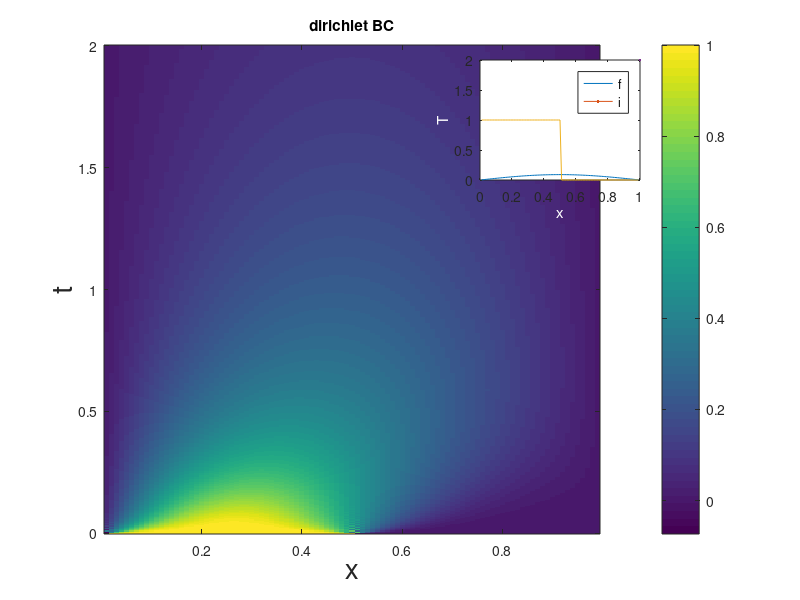
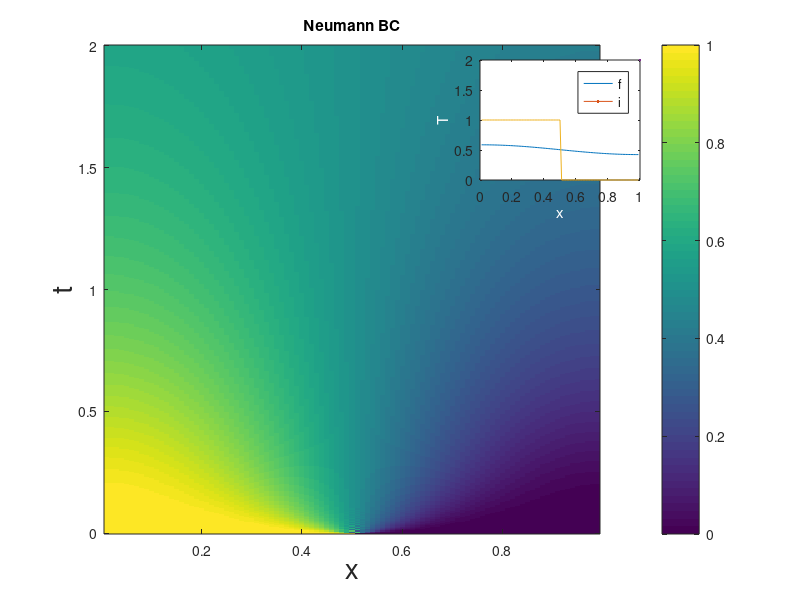
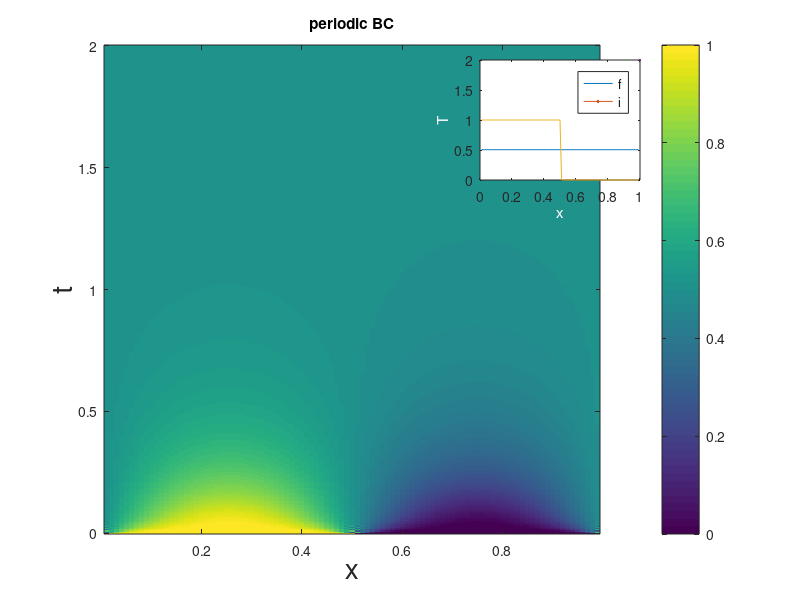
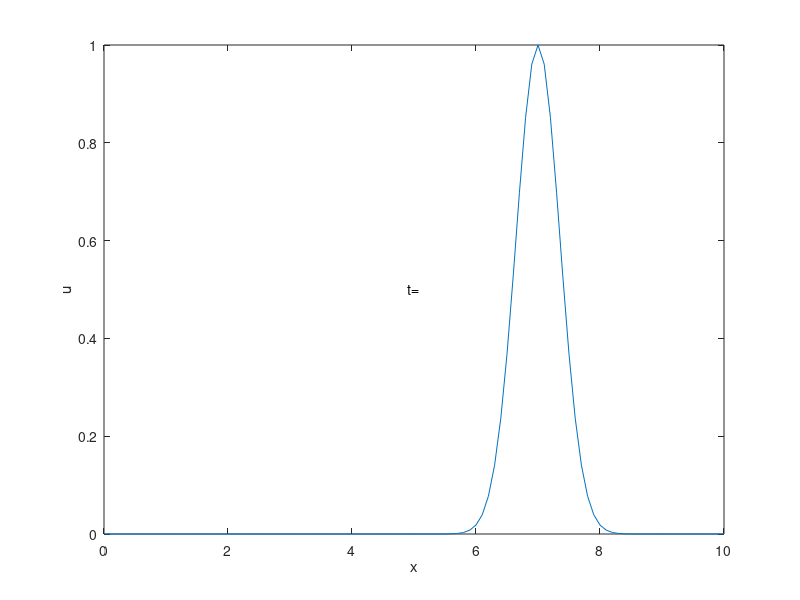

The MATLAB script that drew these images, in order: (Note: this script raises an error after producing the figures.)
%% PDE
clear all
clc
%% Crank Nicholson Example
%% Parameters
D=0.1;
dx=0.01;
dt=0.005;
alpha=D*dt/dx^2;
tmax=2;
L=1;
t=0:dt:tmax;
x=dx:dx:L-dx;
N=length(x);
T=length(t);
%% Set initial conditions
T0=zeros(N,1);
T0(1:round(N/2))=1;
T_D=nan(N,T);
T_D(:,1)=T0;
T_N=nan(N,T);
T_N(:,1)=T0;
T_P=nan(N,T);
T_P(:,1)=T0;
%% Create matrices
% Main diagonal for S
d=-2*ones(N,1);

% diagonals for dirichlet and periodic Boundary conditions a
d_DP_up=ones(N,1);
d_DP_down=ones(N,1);

% diagonals for Neumann Boundary conditions
d_N_up=[0;2;ones(N-2,1)];
d_N_down=[ones(N-2,1);2;0];

% Specify the S matrices
S_D=spdiags([d d_DP_up d_DP_down],[0 1 -1],N,N);
S_N=spdiags([d d_N_up d_N_down],[0 1 -1],N,N);
S_P=spdiags([d d_DP_up d_DP_down],[0 1 -1],N,N);

% Set periodic Boundary conditions
S_P(end,1)=1;
S_P(1,end)=1;

% Specify the CN matrices
CN_D=sparse((eye(N)-0.5*alpha*S_D)\(eye(N)+0.5*alpha*S_D)); 
CN_N=sparse((eye(N)-0.5*alpha*S_N)\(eye(N)+0.5*alpha*S_N));
CN_P=sparse((eye(N)-0.5*alpha*S_P)\(eye(N)+0.5*alpha*S_P));
%% Solution
for i = 2:length(t)
    T_D(:,i)=CN_D*T_D(:,i-1);
    T_N(:,i)=CN_N*T_N(:,i-1);
    T_P(:,i)=CN_P*T_P(:,i-1);
end
%% Plots
close all
T_cell={T_D,T_N,T_P};
title_cell={'dirichlet BC','Neumann BC','periodic BC'};

% Plots
for i=1:numel(T_cell)
    figure;
    %imagesc(0:dx:1,t,T_cell{i}')
    imagesc(x,t,T_cell{i}')
    axis('xy')
    xlabel('x','FontSize',20);ylabel('t','FontSize',20);
    title(title_cell{i})
    colorbar
    ax=axes('Position',[.6,.7,.2,.2],'Units','normalized');
    plot(x,T_cell{i}(:,end),'-',LineWidth=2)
    hold on
    plot(x,T_cell{i}(:,1),'-',LineWidth=2)
    xlabel('x','Color','w');ylabel('T','Color','w')
    legend('f','i')
    hold off
end
%% Operator splitting example

% parameters
tf=3;
l=10;
dx=0.1;
dt=0.01;
t=0:dt:tf;
x=0:dx:l;
L=length(x);
D=0.1;% diffusion coefficient
v=1; % wave velocity
alpha=D*dt/dx^2;
r=v*dt/dx;
u0=exp(-4*(x-7).^2); % initial condition

% CN diagonals
d=-2*ones(L,1);
d_up=ones(L,1);
d_down=ones(L,1);

% CN matrix
S=spdiags([d d_up d_down],[0 1 -1],L,L);
CN=sparse((eye(L)-0.5*alpha*S)\(eye(L)+0.5*alpha*S));

% Euler diagonals
d=(1-r)*ones(L,1);
d_up=r*ones(L,1);

% Euler matrix
Euler=spdiags([d d_up],[0 1],L,L);

% Solution
u=nan(L,length(t));
u(:,1)=u0;
for i=1:length(t)-1
    u_temp=CN*u(:,i);
    u(:,i+1)=Euler*u_temp;
end
% Plots
figure;
p=plot(x,u0);
axis([0 l 0 1])
xlabel('x');ylabel('u')
T=text(l/2,.5,'t=','HorizontalAlignment','center');
for i=1:length(t)
    p.YData=u(:,i);
    pause(dt);
    if ~mod(t(i),.1)
    T.String=['t=' num2str(t(i))];
    end
end
hold off
figure;
imagesc(x,t,u');axis('xy')
xlabel('x','FontSize',20);
ylabel('t','FontSize',20);